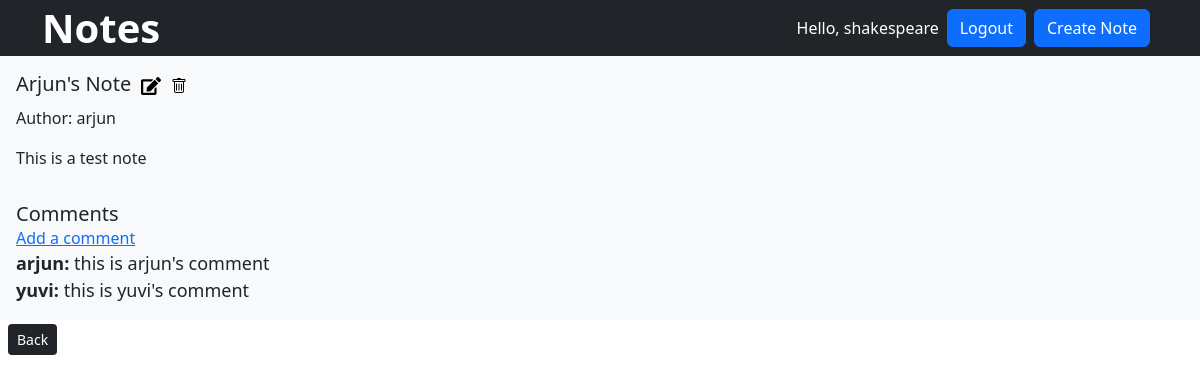
/notes/1 (signed in), run on the app's committed database.
### users/models.py (models this page shows)
class CustomUser(AbstractUser):
    age = models.PositiveIntegerField(null=True, blank=True)
    bio = models.TextField(null=True, blank=True)
    def __str__(self):
        return self.username

### notes/models.py (models this page shows, shortened)
class Note(models.Model):
    title = models.CharField(max_length=200)
    content = models.TextField()
    user = models.ForeignKey('users.CustomUser', on_delete=models.CASCADE)
    created_at = models.DateTimeField(auto_now_add=True)
    updated_at = models.DateTimeField(auto_now=True)

class Comment(models.Model):
    note = models.ForeignKey(Note, on_delete=models.CASCADE , related_name='comments')
    content = models.TextField()
    user = models.ForeignKey('users.CustomUser', on_delete=models.CASCADE)
    created_at = models.DateTimeField(auto_now_add=True)
    updated_at = models.DateTimeField(auto_now=True)

### notes/views.py (the view)
# urls.py: path('notes/<int:pk>', NoteDetailView.as_view(), name='note-detail'),
class NoteDetailView(LoginRequiredMixin, DetailView):
    template_name = 'note_detail.html'
    context_object_name = 'note'
    model = Note
    login_url = 'login'

### templates/note_detail.html (shortened to what this page needs)
{% extends '_base.html' %}
{% load static %}
{% block content %}
    <div class="card-body bg-light text-dark p-3">
        <div class="notes-title">
            <h5 class="card-title">{{ note.title }}</h5>
            <a href="{% url 'note-update' note.pk %}"><img src="/static/images/edit-solid.svg"
            alt="edit-icon" class="edit-icon"></a>
            <a href="{% url 'note-delete' note.pk %}"><img src="/static/images/trash.svg" alt="trash-icon"></a>
        </div>
        <p class="card-text">Author: {{note.user}}</p>
        <p class="card-text">{{ note.content }}</p>
    </div>
    <div class="card-body bg-light text-dark p-3">
        <h5 class="card-title">Comments</h5>
        <a href="{% url 'comment-create' note.pk %}">Add a comment</a>
        {% if note.comments.all %}
            {% for comment in note.comments.all %}
                <div class="comment-line">
                    <p class="comment-content"><strong class="comment-author">{{ comment.user }}:</strong> {{ comment.content }}</p>
                </div>
            {% endfor %}
        {% else %}
            <p>No comments yet.</p>
        {% endif %}
    </div>
    <a href="{% url 'notes' %}" class="btn bg-dark text-white btn-sm mt-1 mx-2">Back</a>
{% endblock content %}

### templates/_base.html (shortened to what this page needs)
<!DOCTYPE html>
<html lang="en">
<head>
    <link href="https://cdn.jsdelivr.net/npm/bootstrap@5.3.8/dist/css/bootstrap.min.css" rel="stylesheet">
    <link rel="stylesheet" href="/static/styles/icons.css">
    <link rel="stylesheet" href="/static/styles/notes-detail.css">
</head>
<body>
    <header class="p-1 bg-dark text-white">
        <div class="container d-flex align-items-center">
            <h1 class="m-0">
            <a href="{% url 'home' %}" class="text-white text-decoration-none fw-bold fs-1">Notes</a>
            </h1>
            <div class="ms-auto d-flex align-items-center justify-content-end">
                {% if user.is_authenticated %}
                <p class="m-0 d-inline mx-2">Hello, {{ user.username }}</p>
                <form action="{% url 'logout' %}" method="post" class="d-inline">
                    <button type="submit" class="btn btn-primary">Logout</button>
                </form>
                <a><a href="{% url 'note-create' %}" class="btn btn-primary mx-2">Create Note</a>
                {% else %}
                <a href="{% url 'login' %}" class="btn btn-primary">Login</a>
                <a href="{% url 'signup' %}" class="btn btn-primary mx-2">Sign Up</a>
                {% endif %}
            </div>
        </div>
    </header>
    <div>
    {% block content %}
    {% endblock content %}
    </div>
</body>
</html>

### static/styles/notes-detail.css (style rules this page uses)
.notes-title { display: flex; flex-direction: row; align-items: center; gap: 10px; margin-bottom: 10px; }
.comment-content { font-size: 18px; display: inline; }

### data on the page
CustomUser: username "shakespeare"
Note: title "Arjun's Note", user "arjun", content "This is a test note"
Comment: user "arjun", content "this is arjun's comment"
Comment: user "yuvi", content "this is yuvi's comment"
